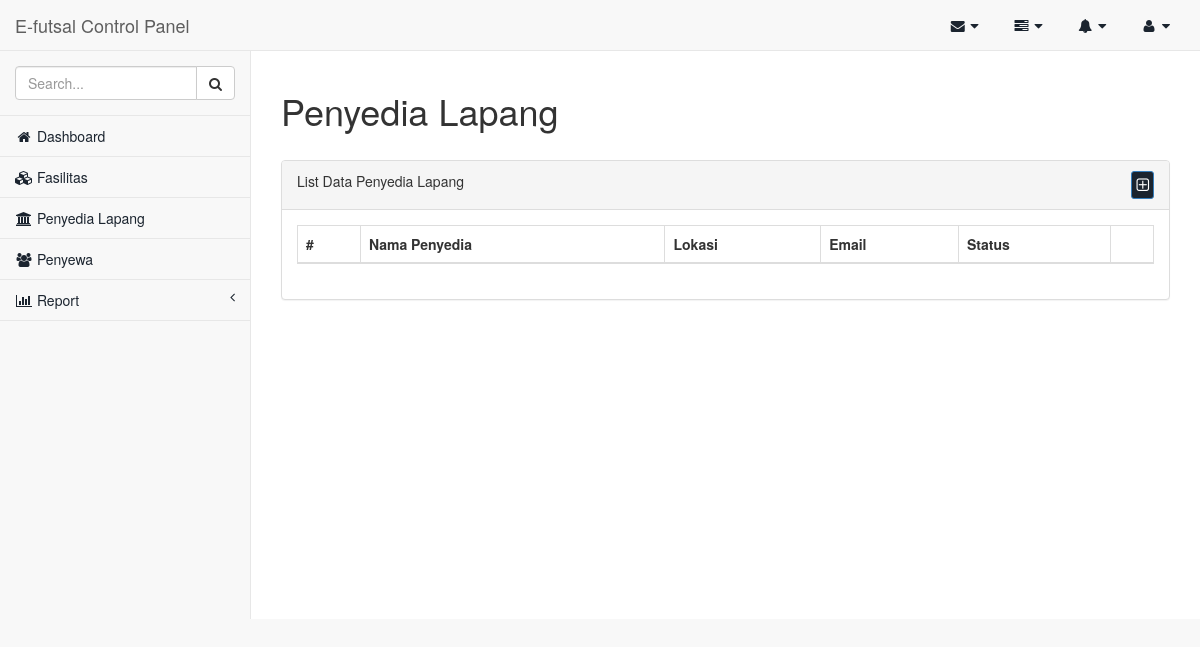
/index.php/admin/provider, run on an earlier commit of the app's database.
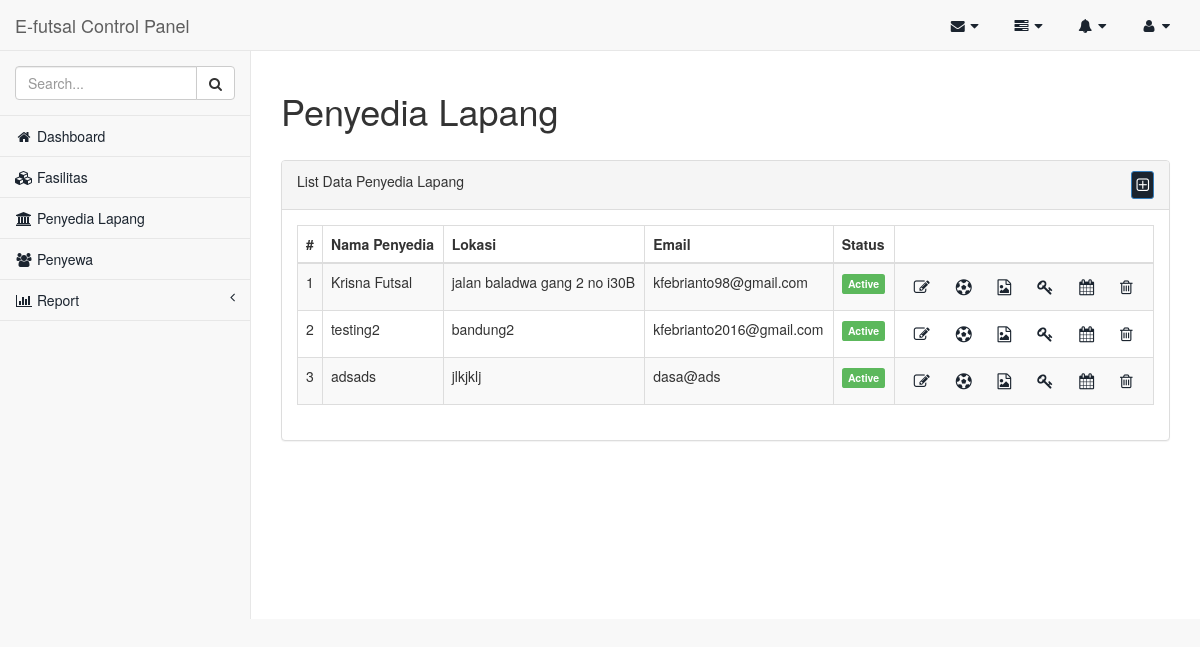
And on a later commit of the database.
### tables this page shows
CREATE TABLE IF NOT EXISTS `provider` (
  `id_provider` int(10) unsigned NOT NULL,
  `nama` varchar(50) NOT NULL,
  `lokasi` text NOT NULL,
  `user_login_id` int(10) unsigned NOT NULL,
  `status` tinyint(1) NOT NULL,
  `longitude` float DEFAULT '0',
  `latitude` float DEFAULT '0',
  `provinsi_id` int(11) NOT NULL
);

CREATE TABLE IF NOT EXISTS `user_login` (
  `id` int(10) unsigned NOT NULL,
  `username` varchar(50) NOT NULL,
  `email` varchar(50) NOT NULL,
  `password` varchar(100) NOT NULL,
  `role` int(1) NOT NULL
);

### application/controllers/admin/Provider.php (called while the page is built, shortened)
<?php
class Provider extends CI_Controller {
	public function __construct()
	{
		$this->load->model(array('provider_model','fasilitas_model','login_model','user_model','gallery_model'));
	}
	public function index(){
		$user = $this->login_model->get();
		$data['userdata'] = $user;
		$data['navbar']='admin/navbar_admin';
		$data['content']='admin/provider_content';
		$data['slide']=null;
		$data['sidebar']='admin/sidebar_admin';
		$data['title']='Penyedia Lapang';
		$data['provider'] = $this->provider_model->get()->result_array();
		$data['fasilitas'] = $this->fasilitas_model->get()->result_array();
        $data['provinsi'] = $this->provider_model->get_provinsi()->result_array();
		$data['scripts'] = ['js/admin/provider.js','plugin/form-validation/jquery.validate.min.js','plugin/form-validation/extjquery.validate.min.js','plugin/bootbox/bootbox.js'];
		$this->load->view('admin/tamplate_admin',$data);
	}
}

### index.php (called while the page is built, shortened)
<?php
require_once BASEPATH.'core/CodeIgniter.php';

### application/models/Provider_model.php (called while the page is built, shortened)
<?php
class Provider_model extends CI_Model {
	function get($where = NULL){
		$this->db->select('*');
		$this->db->from('provider');
        $this->db->join('user_login', 'provider.user_login_id = user_login.id');
		$this->db->order_by('id_provider','ASC');
		return $this->db->get();
	}
	function get_provinsi($where = NULL){
		$this->db->select('*');
		$this->db->from('provinsi');
		$this->db->order_by('provinsi_id','ASC');
		return $this->db->get();
	}
}

### application/views/admin/provider_content.php (the view, shortened to what this page needs)
<div class="panel panel-default">
    <div class="panel-heading" style="overflow: hidden">
        List Data <?php echo $title; ?>
        <a data-target="#modal-admin" data-backdrop="static" data-toggle="modal" style="padding: 4px" class="btn btn-sm btn-primary text-black pull-right"><i class="fa fa-plus-square-o fa-lg"></i></a>
    </div>
    <div class="panel-body">
        <table width="100%" class="table table-striped table-bordered table-hover" id="dataTables-example">
            <thead>
                <tr>
                    <th>#</th>
                    <th>Nama Penyedia</th>
                    <th>Lokasi</th>
                    <th>Email</th>
                    <th>Status</th>
                    <th></th>
                </tr>
            </thead>
            <tbody>
                <?php
                    foreach ($provider as $key => $value) {
                ?>
                    <tr idx="<?=$value['id_provider'];?>" id="<?=$value['id'];?>">
                        <td><?=$key+1;?></td>
                        <td><?=$value['nama'];?></td>
                        <td><?=$value['lokasi'];?></td>
                        <td><?=$value['email'];?></td>
                        <td><?php
                            if($value['status']==0){
                              echo"<div class='label label-danger'>Non active</div>";
                            }else{
                              echo"<div class='label label-success'>Active</div>";
                            }
                            ?>
                        </td>
                        <td>
                            <a data-target="#modal-admin" data-backdrop="static" data-toggle="modal" class="update btn btn-sm btn-white text-black"><i class="fa fa-pencil-square-o fa-lg"></i></a>
                            <a data-target="#modal-lapang" data-backdrop="static" data-toggle="modal" class="lapangan btn btn-sm btn-white text-black"><i class="fa fa-soccer-ball-o fa-lg"></i></a>
                            <a data-target="#modal-gallery" data-backdrop="static" data-toggle="modal" class="gallery btn btn-sm btn-white text-black"><i class="fa fa-file-image-o fa-lg"></i></a>
                            <a data-target="#modal-change-password" data-backdrop="static" data-toggle="modal" class="change-pass btn btn-sm btn-white text-black"><i class="fa fa-key fa-lg"></i></a>
                            <a data-target="#modal-change-password" data-backdrop="static" data-toggle="modal" class="change-pass btn btn-sm btn-white text-black"><i class="fa fa-calendar fa-lg"></i></a>
                            <a class="delete btn btn-sm btn-white text-red" href="javascript:;"><i class="fa fa-trash-o fa-lg"></i></a>
                        </td>
                    </tr>
                <?php
                    }
                ?>
            </tbody>
        </table>
    </div>
</div>

### application/views/admin/tamplate_admin.php (shortened to what this page needs)
<!DOCTYPE html>
<html lang="en">
<head>
    <link href="<?=base_url(); ?>assets/css/bootstrap.css" rel="stylesheet">
    <link href="<?=base_url(); ?>assets/plugin/metisMenu/metisMenu.min.css" rel="stylesheet">
    <link href="<?=base_url(); ?>assets/plugin/datatables-plugins/dataTables.bootstrap.css" rel="stylesheet">
    <link href="<?=base_url(); ?>assets/plugin/datatables-responsive/dataTables.responsive.css" rel="stylesheet">
    <link href="<?=base_url(); ?>assets/css/sb-admin-2.min.css" rel="stylesheet">
    <link href="<?=base_url(); ?>assets/plugin/font-awesome/css/font-awesome.min.css" rel="stylesheet" type="text/css">
</head>
<body>
    <div id="wrapper">
        <nav class="navbar navbar-default navbar-static-top" role="navigation" style="margin-bottom: 0">
        <?php
            if(!empty($navbar)){
                $this->load->view($navbar);
            }
        ?>
        <?php
            if(!empty($sidebar)){
                $this->load->view($sidebar);
            }
        ?>
        </nav>
        <div id="page-wrapper">
            <div class="row">
                <div class="col-lg-12">
                    <h1 class="page-header"><?=$title?></h1>
                </div>
            </div>
            <div class="row">
                <div class="col-lg-12">
                     <?php
                        if(!empty($content)){
                            $this->load->view($content);
                        }
                    ?>
                </div>
            </div>
        </div>
    </div>
</body>
</html>

### application/views/admin/navbar_admin.php (shortened to what this page needs)
<div class="navbar-header">
    <a class="navbar-brand" href="index.html">E-futsal Control Panel</a>
</div>
<ul class="nav navbar-top-links navbar-right">
    <li class="dropdown">
        <a class="dropdown-toggle" data-toggle="dropdown" href="#">
            <i class="fa fa-envelope fa-fw"></i> <i class="fa fa-caret-down"></i>
        </a>
    </li>
    <li class="dropdown">
        <a class="dropdown-toggle" data-toggle="dropdown" href="#">
            <i class="fa fa-tasks fa-fw"></i> <i class="fa fa-caret-down"></i>
        </a>
    </li>
    <li class="dropdown">
        <a class="dropdown-toggle" data-toggle="dropdown" href="#">
            <i class="fa fa-bell fa-fw"></i> <i class="fa fa-caret-down"></i>
        </a>
    </li>
    <li class="dropdown">
        <a class="dropdown-toggle" data-toggle="dropdown" href="#">
            <i class="fa fa-user fa-fw"></i> <i class="fa fa-caret-down"></i>
        </a>
    </li>
</ul>

### application/views/admin/sidebar_admin.php (shortened to what this page needs)
<div class="navbar-default sidebar" role="navigation">
               <div class="sidebar-nav navbar-collapse">
                   <ul class="nav" id="side-menu">
                       <li class="sidebar-search">
                           <div class="input-group custom-search-form">
                               <input type="text" class="form-control" placeholder="Search...">
                               <span class="input-group-btn">
                               <button class="btn btn-default" type="button">
                                   <i class="fa fa-search"></i>
                               </button>
                           </span>
                           </div>
                       </li>
                       <li>
                           <a href="<?=base_url();?>admin"><i class="fa fa-home fa-fw"></i> Dashboard</a>
                       </li>
                       <li>
                           <a href="<?=base_url();?>admin/fasilitas/"><i class="fa fa-cubes fa-fw"></i> Fasilitas</a>
                       </li>
                       <li>
                           <a href="<?=base_url();?>admin/provider/"><i class="fa fa-institution fa-fw"></i> Penyedia Lapang</a>
                       </li>
                       <li>
                           <a href="<?=base_url();?>admin/customer/"><i class="fa fa-users fa-fw"></i> Penyewa</a>
                       </li>
                       <li>
                           <a href="#"><i class="fa fa-bar-chart-o fa-fw"></i> Report<span class="fa arrow"></span></a>
                       </li>
                   </ul>
               </div>
           </div>

What changed in the data, as far as the page shows it:
added provider: nama "Krisna Futsal", lokasi "jalan baladwa gang 2 no i30B", user_login.email "kfebrianto98@gmail.com", status "Active"
added provider: nama "testing2", lokasi "bandung2", user_login.email "kfebrianto2016@gmail.com", status "Active"
added provider: nama "adsads", lokasi "jlkjklj", user_login.email "dasa@ads", status "Active"
